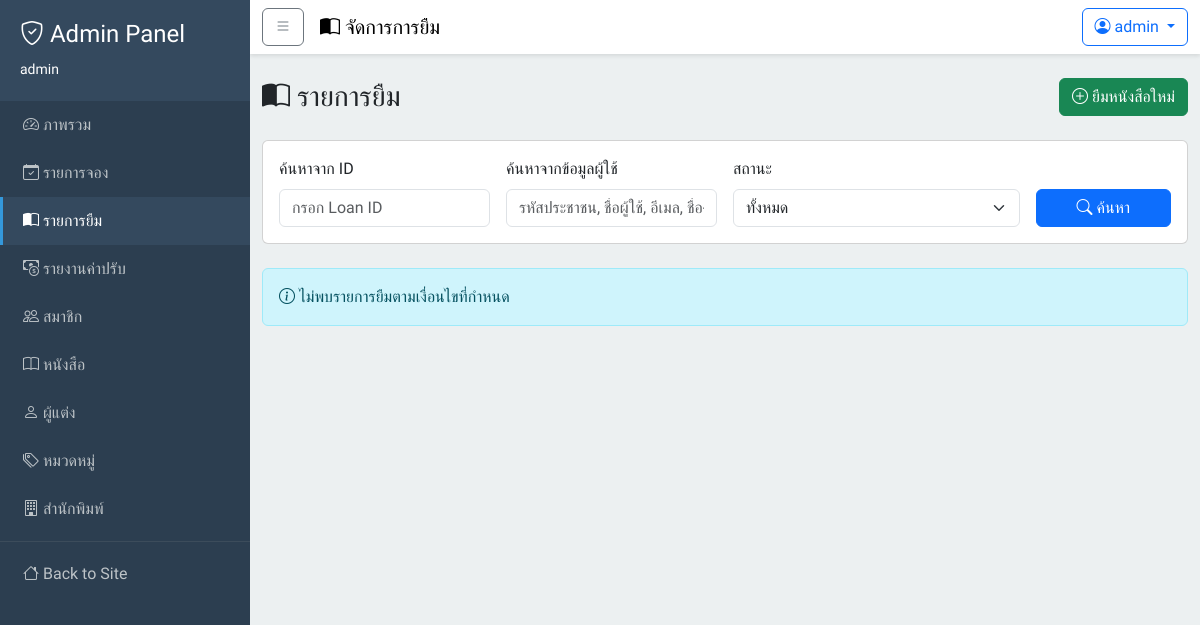
/dashboard/loans/ (signed in), run on an earlier commit of the app's database.
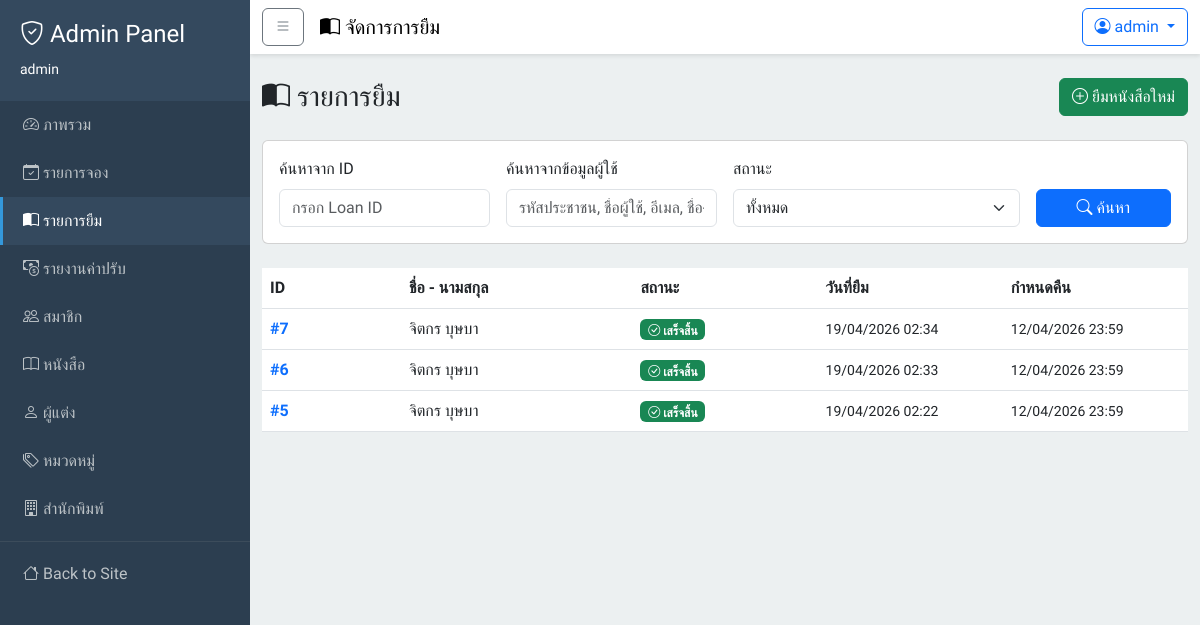
And on a later commit of the database.
### loans/models.py (models this page shows, shortened)
class Loan(models.Model):
    STATUS_CHOICES = [
        ('active', 'กำลังยืม'),
        ('completed', 'เสร็จสิ้น'),
    ]
    id = models.AutoField(primary_key=True)
    user = models.ForeignKey(
        settings.AUTH_USER_MODEL,
        on_delete=models.CASCADE,
        related_name='loans'
    )
    status = models.CharField(
        max_length=20,
        choices=STATUS_CHOICES,
        default='active'
    )
    due_date = models.DateTimeField(null=True, blank=True)
    created_at = models.DateTimeField(auto_now_add=True)
    if TYPE_CHECKING:
        loan_items: Manager["LoanItem"]
    class Meta:
        db_table = 'loans'
        verbose_name = 'Loan'
        verbose_name_plural = 'Loans'
        ordering = ['-created_at']
    @property
    def status_label(self) -> str:
        return self.get_status_display() # type: ignore[attr-defined]
    @property
    def is_overdue(self) -> bool:
        if self.status != 'active' or not self.due_date:
            return False
        return self.due_date < timezone.now()

### users/models.py (models this page shows, shortened)
class User(AbstractUser):
    phone_number = models.CharField(max_length=10, null=False, blank=False)
    citizen_id = models.CharField(
    max_length=13,
    unique=True,
    null=False,
    blank=False,
    validators=[
        RegexValidator(
            regex=r'^\d{13}$',
            message='Citizen ID must be exactly 13 digits'
        )
    ])

### loans/views.py (the view, shortened to what this page needs)
# urls.py: path('dashboard/loans/', views.dashboard_loans_view, name='dashboard_loans'),
@login_required
@staff_member_required
def dashboard_loans_view(request):
    status_filter = request.GET.get('status', 'all')
    search_id = request.GET.get('search_id', '').strip()
    search_user = request.GET.get('search_user', '').strip()
    loan_batches = Loan.objects.select_related('user').prefetch_related(
        'loan_items__book__authors',
        'loan_items__book__publisher'
    )
    if status_filter and status_filter != 'all':
        loan_batches = loan_batches.filter(status=status_filter)
    if search_id:
        if search_id.isdigit():
            loan_batches = loan_batches.filter(id=int(search_id))
    loan_batches = loan_batches.order_by('-created_at')
    context = {
        'status_choices': Loan.STATUS_CHOICES,
        'loan_batches': loan_batches,
        'status_filter': status_filter,
        'search_id': search_id,
        'search_user': search_user,
    }
    return render(request, 'dashboard/loans/list.html', context)

### books/cart.py (called while the page is built)
    def count(self):
        return len(self.cart)

### templates/dashboard/loans/list.html (shortened to what the changed rows need)
{% extends "base_admin.html" %}
{% block content %}
    <div class="d-flex justify-content-between align-items-center mb-4">
        <h3 class="mb-0">
        </h3>
        <a href="{% url 'loans:dashboard_create_loan' %}"
           class="btn btn-success">
        </a>
    </div>
    <div class="card mb-4">
        <div class="card-body">
        </div>
    </div>
    {% if loan_batches %}
        <div class="table-responsive">
            <table class="table table-hover">
                <thead>
                    <colgroup>
                        <col style="width: 15%;">
                        <col style="width: 25%;">
                        <col style="width: 20%;">
                        <col style="width: 20%;">
                        <col style="width: 20%;">
                    </colgroup>
                    <tr>
                        <th>ID</th>
                        <th>ชื่อ - นามสกุล</th>
                        <th>สถานะ</th>
                        <th>วันที่ยืม</th>
                        <th>กำหนดคืน</th>
                    </tr>
                </thead>
                <tbody>
                    {% for batch in loan_batches %}
                        <tr>
                            <td>
                                <a href="{% url 'loans:dashboard_loan_detail' batch.id %}"
                                   class="text-decoration-none">
                                    <strong>#{{ batch.id }}</strong>
                                </a>
                            </td>
                            <td>{{ batch.user.get_full_name|default:batch.user.username }}</td>
                            <td>
                                {% if batch.status == 'active' %}
                                    <span class="badge bg-warning text-dark">
                                        <i class="bi bi-clock"></i> {{ batch.status_label }}
                                    </span>
                                    {% if batch.is_overdue %}
                                        <span class="badge bg-danger ms-1">
                                            <i class="bi bi-exclamation-triangle-fill"></i> เกินกำหนด
                                        </span>
                                    {% endif %}
                                {% elif batch.status == 'completed' %}
                                    <span class="badge bg-success">
                                        <i class="bi bi-check-circle"></i> {{ batch.status_label }}
                                    </span>
                                {% endif %}
                            </td>
                            <td>
                                <small>{{ batch.created_at|date:"d/m/Y H:i" }}</small>
                            </td>
                            <td>
                                {% if batch.due_date %}
                                    <small class="{% if batch.is_overdue %}text-danger fw-bold{% endif %}">
                                        {{ batch.due_date|date:"d/m/Y H:i" }}
                                    </small>
                                {% else %}
                                    <small class="text-muted">-</small>
                                {% endif %}
                            </td>
                        </tr>
                    {% endfor %}
                </tbody>
            </table>
        </div>
    {% else %}
        <div class="alert alert-info">
            <i class="bi bi-info-circle"></i> ไม่พบรายการยืมตามเงื่อนไขที่กำหนด
        </div>
    {% endif %}
{% endblock content %}

What changed in the data, as far as the page shows it:
added Loan: id "7", user.get_full_name "จิตกร บุษบา", status_label "เสร็จสิ้น", created_at "19/04/2026 02:34", due_date "12/04/2026 23:59"
added Loan: id "6", user.get_full_name "จิตกร บุษบา", status_label "เสร็จสิ้น", created_at "19/04/2026 02:33", due_date "12/04/2026 23:59"
added Loan: id "5", user.get_full_name "จิตกร บุษบา", status_label "เสร็จสิ้น", created_at "19/04/2026 02:22", due_date "12/04/2026 23:59"
Also different on the page:
text no longer shown: "ไม่พบรายการยืมตามเงื่อนไขที่กำหนด"
text now shown: "ID ชื่อ - นามสกุล สถานะ วันที่ยืม กำหนดคืน"
